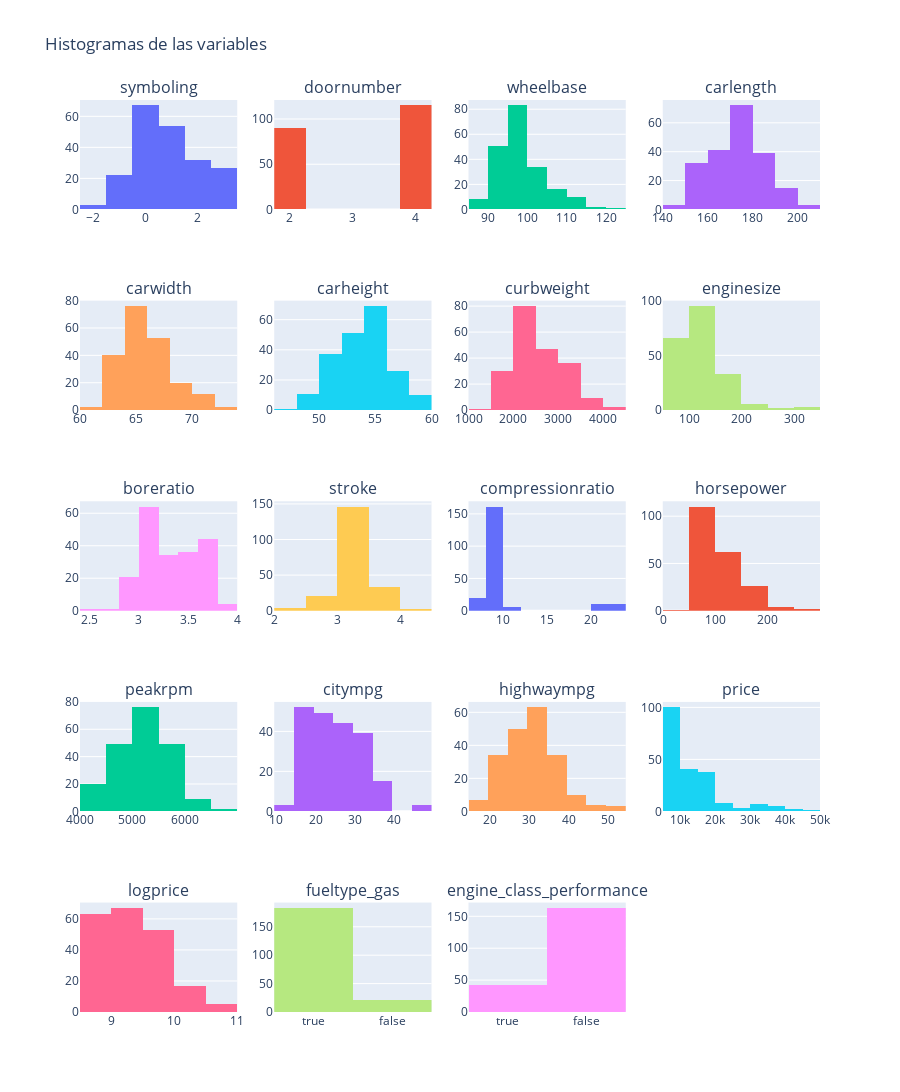

The notebook cell saved with this chart:
### Code cell
from plotly import graph_objects as go
n = len(df.columns)
# Determinar cantidad de filas y columnas para la grilla
n_cols = 4
n_rows = (n + 1) // n_cols

fig = make_subplots(rows=n_rows, cols=n_cols, subplot_titles=df.columns.tolist())
# Agregar cada histograma
for i, col in enumerate(df.columns):
    data_col = df[col].dropna()
    bins_sturges = int(np.ceil(np.log2(len(data_col)) + 1))

    row = i // n_cols + 1
    col_pos = i % n_cols + 1
    fig.add_trace(go.Histogram(x=data_col, nbinsx=bins_sturges, name=col), row=row, col=col_pos)

fig.update_layout(title_text='Histogramas de las variables',
                  height=300 * n_rows,
                  showlegend=False)
fig.show()

### Figure 1 — Plotly figure (JSON) as saved in the notebook; plotly's stock layout.template omitted (floating-point values rounded to 4 significant figures; data arrays with more than 128 entries replaced by an {"elided": "..."} marker saying what was removed)
{"data": [{"name": "symboling", "nbinsx": 9, "type": "histogram", "x": {"elided": "205 int values"}, "xaxis": "x", "yaxis": "y"}, {"name": "doornumber", "nbinsx": 9, "type": "histogram", "x": {"elided": "205 int values"}, "xaxis": "x2", "yaxis": "y2"}, {"name": "wheelbase", "nbinsx": 9, "type": "histogram", "x": {"elided": "205 float values"}, "xaxis": "x3", "yaxis": "y3"}, {"name": "carlength", "nbinsx": 9, "type": "histogram", "x": {"elided": "205 float values"}, "xaxis": "x4", "yaxis": "y4"}, {"name": "carwidth", "nbinsx": 9, "type": "histogram", "x": {"elided": "205 float values"}, "xaxis": "x5", "yaxis": "y5"}, {"name": "carheight", "nbinsx": 9, "type": "histogram", "x": {"elided": "205 float values"}, "xaxis": "x6", "yaxis": "y6"}, {"name": "curbweight", "nbinsx": 9, "type": "histogram", "x": {"elided": "205 int values"}, "xaxis": "x7", "yaxis": "y7"}, {"name": "enginesize", "nbinsx": 9, "type": "histogram", "x": {"elided": "205 int values"}, "xaxis": "x8", "yaxis": "y8"}, {"name": "boreratio", "nbinsx": 9, "type": "histogram", "x": {"elided": "205 float values"}, "xaxis": "x9", "yaxis": "y9"}, {"name": "stroke", "nbinsx": 9, "type": "histogram", "x": {"elided": "205 float values"}, "xaxis": "x10", "yaxis": "y10"}, {"name": "compressionratio", "nbinsx": 9, "type": "histogram", "x": {"elided": "205 float values"}, "xaxis": "x11", "yaxis": "y11"}, {"name": "horsepower", "nbinsx": 9, "type": "histogram", "x": {"elided": "205 int values"}, "xaxis": "x12", "yaxis": "y12"}, {"name": "peakrpm", "nbinsx": 9, "type": "histogram", "x": {"elided": "205 int values"}, "xaxis": "x13", "yaxis": "y13"}, {"name": "citympg", "nbinsx": 9, "type": "histogram", "x": {"elided": "205 int values"}, "xaxis": "x14", "yaxis": "y14"}, {"name": "highwaympg", "nbinsx": 9, "type": "histogram", "x": {"elided": "205 int values"}, "xaxis": "x15", "yaxis": "y15"}, {"name": "price", "nbinsx": 9, "type": "histogram", "x": {"elided": "205 float values"}, "xaxis": "x16", "yaxis": "y16"}, {"name": "logprice", "nbinsx": 9, "type": "histogram", "x": {"elided": "205 float values"}, "xaxis": "x17", "yaxis": "y17"}, {"name": "fueltype_gas", "nbinsx": 9, "type": "histogram", "x": {"elided": "205 bool values"}, "xaxis": "x18", "yaxis": "y18"}, {"name": "engine_class_performance", "nbinsx": 9, "type": "histogram", "x": {"elided": "205 bool values"}, "xaxis": "x19", "yaxis": "y19"}], "layout": {"annotations": [{"font": {"size": 16}, "showarrow": false, "text": "symboling", "x": 0.1062, "xanchor": "center", "xref": "paper", "y": 1, "yanchor": "bottom", "yref": "paper"}, {"font": {"size": 16}, "showarrow": false, "text": "doornumber", "x": 0.3688, "xanchor": "center", "xref": "paper", "y": 1, "yanchor": "bottom", "yref": "paper"}, {"font": {"size": 16}, "showarrow": false, "text": "wheelbase", "x": 0.6313, "xanchor": "center", "xref": "paper", "y": 1, "yanchor": "bottom", "yref": "paper"}, {"font": {"size": 16}, "showarrow": false, "text": "carlength", "x": 0.8938, "xanchor": "center", "xref": "paper", "y": 1, "yanchor": "bottom", "yref": "paper"}, {"font": {"size": 16}, "showarrow": false, "text": "carwidth", "x": 0.1062, "xanchor": "center", "xref": "paper", "y": 0.78, "yanchor": "bottom", "yref": "paper"}, {"font": {"size": 16}, "showarrow": false, "text": "carheight", "x": 0.3688, "xanchor": "center", "xref": "paper", "y": 0.78, "yanchor": "bottom", "yref": "paper"}, {"font": {"size": 16}, "showarrow": false, "text": "curbweight", "x": 0.6313, "xanchor": "center", "xref": "paper", "y": 0.78, "yanchor": "bottom", "yref": "paper"}, {"font": {"size": 16}, "showarrow": false, "text": "enginesize", "x": 0.8938, "xanchor": "center", "xref": "paper", "y": 0.78, "yanchor": "bottom", "yref": "paper"}, {"font": {"size": 16}, "showarrow": false, "text": "boreratio", "x": 0.1062, "xanchor": "center", "xref": "paper", "y": 0.56, "yanchor": "bottom", "yref": "paper"}, {"font": {"size": 16}, "showarrow": false, "text": "stroke", "x": 0.3688, "xanchor": "center", "xref": "paper", "y": 0.56, "yanchor": "bottom", "yref": "paper"}, {"font": {"size": 16}, "showarrow": false, "text": "compressionratio", "x": 0.6313, "xanchor": "center", "xref": "paper", "y": 0.56, "yanchor": "bottom", "yref": "paper"}, {"font": {"size": 16}, "showarrow": false, "text": "horsepower", "x": 0.8938, "xanchor": "center", "xref": "paper", "y": 0.56, "yanchor": "bottom", "yref": "paper"}, {"font": {"size": 16}, "showarrow": false, "text": "peakrpm", "x": 0.1062, "xanchor": "center", "xref": "paper", "y": 0.34, "yanchor": "bottom", "yref": "paper"}, {"font": {"size": 16}, "showarrow": false, "text": "citympg", "x": 0.3688, "xanchor": "center", "xref": "paper", "y": 0.34, "yanchor": "bottom", "yref": "paper"}, {"font": {"size": 16}, "showarrow": false, "text": "highwaympg", "x": 0.6313, "xanchor": "center", "xref": "paper", "y": 0.34, "yanchor": "bottom", "yref": "paper"}, {"font": {"size": 16}, "showarrow": false, "text": "price", "x": 0.8938, "xanchor": "center", "xref": "paper", "y": 0.34, "yanchor": "bottom", "yref": "paper"}, {"font": {"size": 16}, "showarrow": false, "text": "logprice", "x": 0.1062, "xanchor": "center", "xref": "paper", "y": 0.12, "yanchor": "bottom", "yref": "paper"}, {"font": {"size": 16}, "showarrow": false, "text": "fueltype_gas", "x": 0.3688, "xanchor": "center", "xref": "paper", "y": 0.12, "yanchor": "bottom", "yref": "paper"}, {"font": {"size": 16}, "showarrow": false, "text": "engine_class_performance", "x": 0.6313, "xanchor": "center", "xref": "paper", "y": 0.12, "yanchor": "bottom", "yref": "paper"}], "height": 1500, "showlegend": false, "title": {"text": "Histogramas de las variables"}, "xaxis": {"anchor": "y", "domain": [0, 0.2125]}, "xaxis10": {"anchor": "y10", "domain": [0.2625, 0.475]}, "xaxis11": {"anchor": "y11", "domain": [0.525, 0.7375]}, "xaxis12": {"anchor": "y12", "domain": [0.7875, 1]}, "xaxis13": {"anchor": "y13", "domain": [0, 0.2125]}, "xaxis14": {"anchor": "y14", "domain": [0.2625, 0.475]}, "xaxis15": {"anchor": "y15", "domain": [0.525, 0.7375]}, "xaxis16": {"anchor": "y16", "domain": [0.7875, 1]}, "xaxis17": {"anchor": "y17", "domain": [0, 0.2125]}, "xaxis18": {"anchor": "y18", "domain": [0.2625, 0.475]}, "xaxis19": {"anchor": "y19", "domain": [0.525, 0.7375]}, "xaxis2": {"anchor": "y2", "domain": [0.2625, 0.475]}, "xaxis20": {"anchor": "y20", "domain": [0.7875, 1]}, "xaxis3": {"anchor": "y3", "domain": [0.525, 0.7375]}, "xaxis4": {"anchor": "y4", "domain": [0.7875, 1]}, "xaxis5": {"anchor": "y5", "domain": [0, 0.2125]}, "xaxis6": {"anchor": "y6", "domain": [0.2625, 0.475]}, "xaxis7": {"anchor": "y7", "domain": [0.525, 0.7375]}, "xaxis8": {"anchor": "y8", "domain": [0.7875, 1]}, "xaxis9": {"anchor": "y9", "domain": [0, 0.2125]}, "yaxis": {"anchor": "x", "domain": [0.88, 1]}, "yaxis10": {"anchor": "x10", "domain": [0.44, 0.56]}, "yaxis11": {"anchor": "x11", "domain": [0.44, 0.56]}, "yaxis12": {"anchor": "x12", "domain": [0.44, 0.56]}, "yaxis13": {"anchor": "x13", "domain": [0.22, 0.34]}, "yaxis14": {"anchor": "x14", "domain": [0.22, 0.34]}, "yaxis15": {"anchor": "x15", "domain": [0.22, 0.34]}, "yaxis16": {"anchor": "x16", "domain": [0.22, 0.34]}, "yaxis17": {"anchor": "x17", "domain": [0, 0.12]}, "yaxis18": {"anchor": "x18", "domain": [0, 0.12]}, "yaxis19": {"anchor": "x19", "domain": [0, 0.12]}, "yaxis2": {"anchor": "x2", "domain": [0.88, 1]}, "yaxis20": {"anchor": "x20", "domain": [0, 0.12]}, "yaxis3": {"anchor": "x3", "domain": [0.88, 1]}, "yaxis4": {"anchor": "x4", "domain": [0.88, 1]}, "yaxis5": {"anchor": "x5", "domain": [0.66, 0.78]}, "yaxis6": {"anchor": "x6", "domain": [0.66, 0.78]}, "yaxis7": {"anchor": "x7", "domain": [0.66, 0.78]}, "yaxis8": {"anchor": "x8", "domain": [0.66, 0.78]}, "yaxis9": {"anchor": "x9", "domain": [0.44, 0.56]}}}
